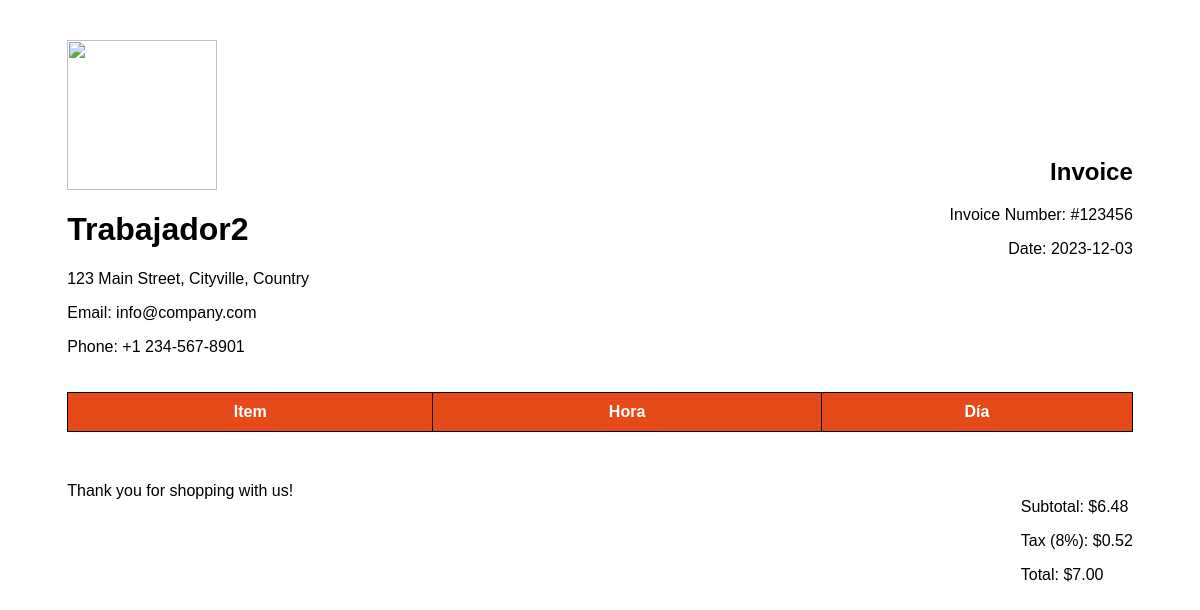
The page /reporte-test/2 on the database as committed earlier.
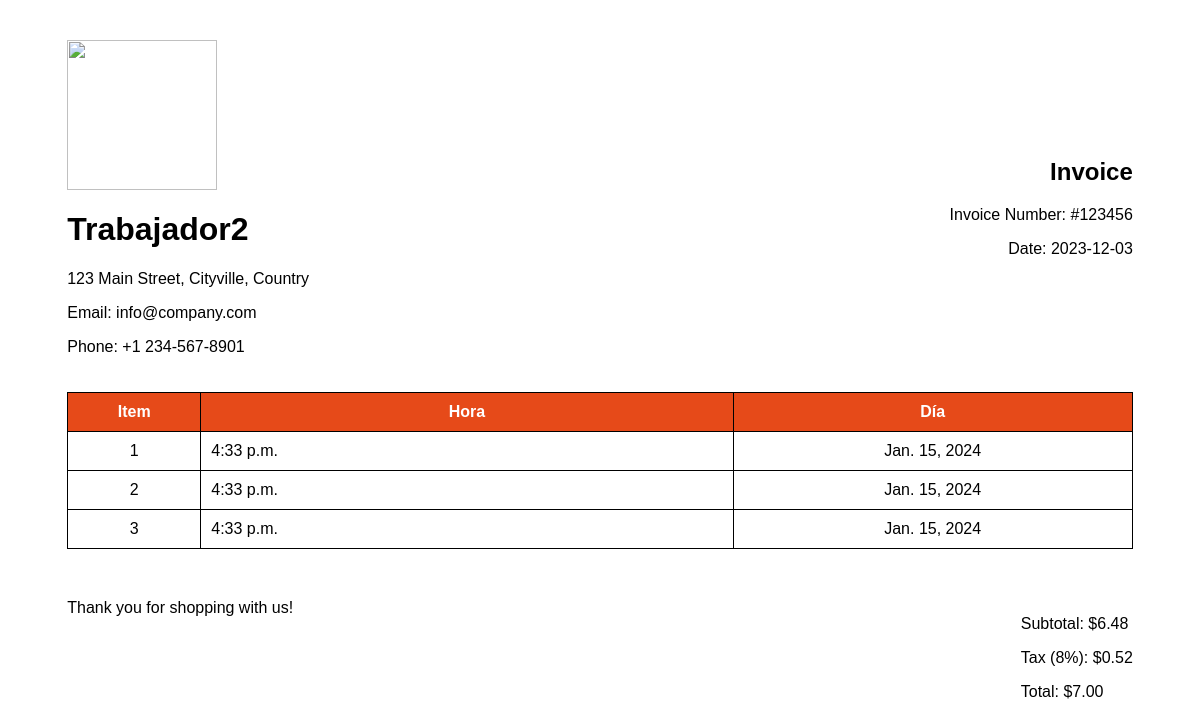
The same page on the database as committed later.
### trabajador/models.py (models this page shows, shortened)
class Worker(models.Model):
    name = models.CharField(max_length=200)
    lastname = models.CharField(max_length=200)
    area = models.ForeignKey(Area, on_delete=models.CASCADE )

class Movements(models.Model):
    time = models.TimeField(auto_now_add=True)
    date = models.DateField(auto_now_add=True)
    worker = models.ForeignKey(Worker, on_delete=models.CASCADE)

### trabajador/views.py (the view)
# urls.py: path('reporte-test/<int:id>',views.reporteTest,  name='reporte-test'),
def reporteTest(request, id):
    movements = Movements.objects.filter(worker_id=id)
    worker = Worker.objects.get(id=id)
    return render(request, 'layouts/pdf.html', {
        'worker': worker,
        'movements': movements
    })

### trabajador/templates/layouts/pdf.html (shortened to what this page needs)
<html>
    <head>
    </head>
    <body>
         <div class="invoice">
            <div class="invoice-header">
                <div class="invoice-header-left">
                    <img src="https://img.icons8.com/?size=256&id=FJJcVgL6wWOP&format=png"  width="150"/>
                    <h1>{{ worker.name }}</h1>
                    <p>123 Main Street, Cityville, Country</p>
                    <p>Email: info@company.com</p>
                    <p>Phone: +1 234-567-8901</p>
                </div>
                <div class="invoice-header-right">
                    <h2>Invoice</h2>
                    <p>Invoice Number: #123456</p>
                    <p>Date: 2023-12-03</p>
                </div>
            </div>
            <table class="invoice-table">
                <thead>
                    <tr>
                        <th>Item</th>
                        <th>Hora</th>
                        <th>Día</th>
                    </tr>
                </thead>
                <tbody>
                    {% for movement in movements %}
                    <tr>
                        <td style="width: 10%;"> {{forloop.counter}} </td>
                        <td style="width: 40%; text-align: left;"> {{movement.time}} </td>
                        <td style="width: 30%;"> {{movement.date}} </td>
                    </tr>
                    {% endfor %}
                </tbody>
            </table>
            <div class="invoice-total">
                <p>Subtotal: $6.48</p>
                <p>Tax (8%): $0.52</p>
                <p>Total: $7.00</p>
            </div>
            <div class="invoice-footer">
                <p>Thank you for shopping with us!</p>
            </div>
        </div>
    </body>
</html>

### trabajador/templates/layouts/pdf.html (style rules this page uses)
body { font-family: Arial, sans-serif; }
h2 { font-weight: 800; }
.invoice { width: 90%; margin: 20px auto; padding: 20px; }
.invoice-header { display: flex; justify-content: space-between; align-items: center; margin-bottom: 20px; }
.invoice-header-left { flex: 1; }
.invoice-header-right { flex: 1; text-align: right; }
.invoice-table { width: 100%; border-collapse: collapse; margin-bottom: 50px; }
.invoice-table th, .invoice-table td { border: 1px solid #000; padding: 10px; text-align: center; }
.invoice-table th { background-color: #E64A19; color: #fff; font-weight: bold; text-align: center; }
.invoice-total { float: right; }

Rows that differ between the two databases and show on the page:
added Movements: time "4:33 p.m.", date "Jan. 15, 2024"
added Movements: time "4:33 p.m.", date "Jan. 15, 2024"
added Movements: time "4:33 p.m.", date "Jan. 15, 2024"
